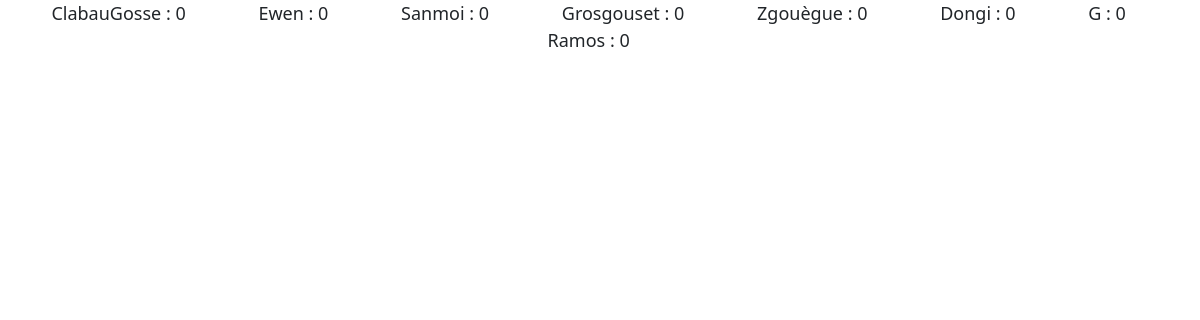
Before: /score with the older database file.
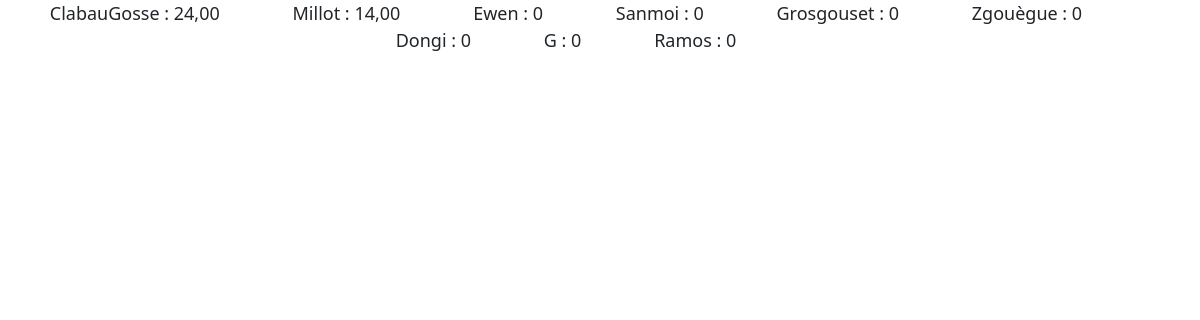
After: the same page with the newer database file.
### game/models.py (models this page shows, shortened)
class Player(models.Model):
    photo = models.ImageField(upload_to='photo_de_profile/', null=True, blank=True)
    description = models.CharField(max_length=75, null=True, blank=True)
    user = models.OneToOneField(User, on_delete=models.CASCADE)
    def __str__(self) :
        return self.user.username
    def get_total_point(self) :
        return sum([action.point for action in self.action_set.all()])
    def getJSON(self) :
        player_dict = {'name' : self.user.username,
                       'total_point' : self.get_total_point(),
                       'creation_date' : self.user.date_joined,
                       'actions' : []}
        tot = 0
        for action in self.action_set.all() :
            tot += action.point
            player_dict['actions'].append({'date_action' : action.act_date, 'score' : action.point, 'tot_score' : tot})
        return dumps(player_dict, default=json_serial)

class Action(models.Model):
    player = models.ForeignKey(Player, on_delete=models.CASCADE)
    point = models.DecimalField(max_digits=12, decimal_places=2)
    act_date = models.DateTimeField('action date', default=timezone.now)
    description = models.TextField(null= True)

### game/views.py (the view)
# urls.py: path('score', views.score, name='score'),
def score(request) :
    player_list = Player.objects.annotate(total_points=Sum('action__point')).order_by('-total_points')
    json_player_list = get_proper_JSON_from_player_list(player_list)
    date = datetime.now()
    return render(request, 'game/global_view_score.html', {'json_player_list' : json_player_list, 'date' : date, 'player_list':player_list})

### game/models.py (called while the page is built)
def json_serial(obj):
    if isinstance(obj, (datetime, date)):
        return obj.isoformat()
    if isinstance(obj, Decimal) :
        return str(obj)
    raise TypeError ("Type %s not serializable" % type(obj))

### game/views.py (called while the page is built)
def json_serial(obj):
    if isinstance(obj, (datetime, date)):
        return obj.isoformat()
    raise TypeError ("Type %s not serializable" % type(obj))

### game/templates/game/global_view_score.html (shortened to what this page needs)
<!DOCTYPE html>
<html>
    <head>
        {% load static %}
        <link href="https://cdn.jsdelivr.net/npm/bootstrap@5.1.3/dist/css/bootstrap.min.css" rel="stylesheet">
    </head>
    <body>
        <div class="container text-center">
            <div style="font-size: large;">
            {% for player in player_list %}
                {{player}} : {{player.get_total_point}} &emsp; &emsp; &emsp;
            {% endfor %}
            </div>
        </div>
    </body>
</html>

Changed rows visible on the page:
computed for Player "ClabauGosse": get_total_point "0" → "24,00"
added Player: user.username "Millot", get_total_point "14,00"
